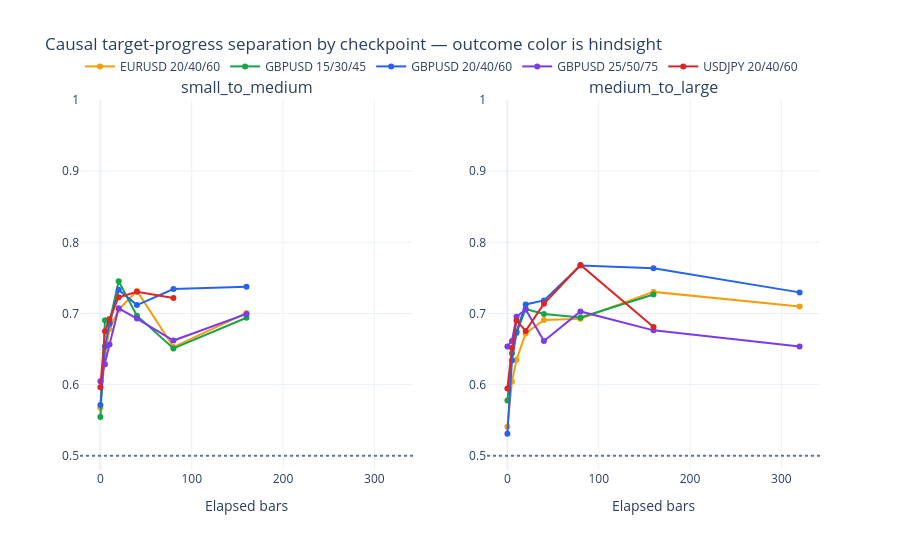

The notebook cell saved with this chart:
### Code cell
progress_auc = overlap_summary.loc[overlap_summary["feature"].eq("target_progress")].copy()
auc_figure = make_subplots(
    rows=1,
    cols=2,
    subplot_titles=[Stage.SMALL_TO_MEDIUM.value, Stage.MEDIUM_TO_LARGE.value],
)
for column_number, stage in enumerate(Stage, start=1):
    stage_rows = progress_auc.loc[progress_auc["stage"].eq(stage.value)]
    for case, case_rows in stage_rows.groupby("case", sort=False):
        auc_figure.add_trace(go.Scatter(
            x=case_rows["elapsed_bars"],
            y=case_rows["orientation_free_auc"],
            mode="lines+markers",
            name=case,
            legendgroup=case,
            showlegend=column_number == 1,
            line={"color": case_colors[case], "width": 2},
            customdata=case_rows[[
                "propagated_survivors", "rejected_survivors", "stronger_value_direction",
            ]].to_numpy(),
            hovertemplate=(
                "case=%{fullData.name}<br>elapsed=%{x}<br>AUC=%{y:.3f}<br>"
                "propagated=%{customdata[0]:,.0f}<br>rejected=%{customdata[1]:,.0f}<br>"
                "associated direction=%{customdata[2]}<extra></extra>"
            ),
        ), row=1, col=column_number)
    auc_figure.add_hline(
        y=0.5, line={"color": "#64748b", "dash": "dot"}, row=1, col=column_number
    )
    auc_figure.update_yaxes(range=[0.48, 1.0], row=1, col=column_number)
    auc_figure.update_xaxes(title_text="Elapsed bars", row=1, col=column_number)
auc_figure.update_layout(
    title="Causal target-progress separation by checkpoint — colour is the case; the outcome labels behind each AUC are hindsight",
    template="plotly_white",
    height=550,
    legend={"orientation": "h", "y": 1.13, "x": 0.0},
)
auc_figure.show()

### Figure 1 — Plotly figure (JSON) as saved in the notebook; plotly's stock layout.template omitted (floating-point values rounded to 4 significant figures)
{"data": [{"customdata": [[526, 597, "higher"], [467, 567, "higher"], [409, 506, "higher"], [326, 408, "higher"], [230, 294, "higher"], [131, 177, "higher"], [54, 80, "higher"], [2, 5, "insufficient_sample"]], "hovertemplate": "case=%{fullData.name}<br>elapsed=%{x}<br>AUC=%{y:.3f}<br>propagated=%{customdata[0]:,.0f}<br>rejected=%{customdata[1]:,.0f}<br>associated direction=%{customdata[2]}<extra></extra>", "legendgroup": "EURUSD 20/40/60", "line": {"color": "#f59e0b", "width": 2}, "mode": "lines+markers", "name": "EURUSD 20/40/60", "showlegend": true, "type": "scatter", "x": [0, 5, 10, 20, 40, 80, 160, 320], "xaxis": "x", "y": [0.5674, 0.642, 0.678, 0.7053, 0.7316, 0.6527, 0.7007, NaN], "yaxis": "y"}, {"customdata": [[970, 1111, "higher"], [807, 1004, "higher"], [630, 816, "higher"], [442, 574, "higher"], [237, 318, "higher"], [93, 132, "higher"], [23, 25, "higher"]], "hovertemplate": "case=%{fullData.name}<br>elapsed=%{x}<br>AUC=%{y:.3f}<br>propagated=%{customdata[0]:,.0f}<br>rejected=%{customdata[1]:,.0f}<br>associated direction=%{customdata[2]}<extra></extra>", "legendgroup": "GBPUSD 15/30/45", "line": {"color": "#16a34a", "width": 2}, "mode": "lines+markers", "name": "GBPUSD 15/30/45", "showlegend": true, "type": "scatter", "x": [0, 5, 10, 20, 40, 80, 160], "xaxis": "x", "y": [0.5544, 0.6903, 0.688, 0.7452, 0.6969, 0.6509, 0.6939], "yaxis": "y"}, {"customdata": [[572, 663, "higher"], [507, 641, "higher"], [436, 571, "higher"], [361, 466, "higher"], [235, 326, "higher"], [131, 173, "higher"], [44, 67, "higher"], [1, 2, "insufficient_sample"]], "hovertemplate": "case=%{fullData.name}<br>elapsed=%{x}<br>AUC=%{y:.3f}<br>propagated=%{customdata[0]:,.0f}<br>rejected=%{customdata[1]:,.0f}<br>associated direction=%{customdata[2]}<extra></extra>", "legendgroup": "GBPUSD 20/40/60", "line": {"color": "#2563eb", "width": 2}, "mode": "lines+markers", "name": "GBPUSD 20/40/60", "showlegend": true, "type": "scatter", "x": [0, 5, 10, 20, 40, 80, 160, 320], "xaxis": "x", "y": [0.5713, 0.6535, 0.6854, 0.7332, 0.7117, 0.7343, 0.7374, NaN], "yaxis": "y"}, {"customdata": [[379, 487, "higher"], [345, 479, "higher"], [321, 449, "higher"], [283, 403, "higher"], [218, 304, "higher"], [132, 203, "higher"], [56, 92, "higher"], [6, 11, "insufficient_sample"]], "hovertemplate": "case=%{fullData.name}<br>elapsed=%{x}<br>AUC=%{y:.3f}<br>propagated=%{customdata[0]:,.0f}<br>rejected=%{customdata[1]:,.0f}<br>associated direction=%{customdata[2]}<extra></extra>", "legendgroup": "GBPUSD 25/50/75", "line": {"color": "#7c3aed", "width": 2}, "mode": "lines+markers", "name": "GBPUSD 25/50/75", "showlegend": true, "type": "scatter", "x": [0, 5, 10, 20, 40, 80, 160, 320], "xaxis": "x", "y": [0.6047, 0.6288, 0.6564, 0.7072, 0.6929, 0.6619, 0.6993, NaN], "yaxis": "y"}, {"customdata": [[801, 984, "higher"], [621, 882, "higher"], [519, 739, "higher"], [369, 529, "higher"], [211, 317, "higher"], [90, 119, "higher"], [17, 33, "insufficient_sample"], [1, 5, "insufficient_sample"]], "hovertemplate": "case=%{fullData.name}<br>elapsed=%{x}<br>AUC=%{y:.3f}<br>propagated=%{customdata[0]:,.0f}<br>rejected=%{customdata[1]:,.0f}<br>associated direction=%{customdata[2]}<extra></extra>", "legendgroup": "USDJPY 20/40/60", "line": {"color": "#dc2626", "width": 2}, "mode": "lines+markers", "name": "USDJPY 20/40/60", "showlegend": true, "type": "scatter", "x": [0, 5, 10, 20, 40, 80, 160, 320], "xaxis": "x", "y": [0.5964, 0.6751, 0.6922, 0.7228, 0.7304, 0.7217, NaN, NaN], "yaxis": "y"}, {"customdata": [[342, 184, "higher"], [307, 183, "higher"], [280, 182, "higher"], [248, 173, "higher"], [198, 148, "higher"], [145, 110, "higher"], [89, 76, "higher"], [27, 24, "higher"]], "hovertemplate": "case=%{fullData.name}<br>elapsed=%{x}<br>AUC=%{y:.3f}<br>propagated=%{customdata[0]:,.0f}<br>rejected=%{customdata[1]:,.0f}<br>associated direction=%{customdata[2]}<extra></extra>", "legendgroup": "EURUSD 20/40/60", "line": {"color": "#f59e0b", "width": 2}, "mode": "lines+markers", "name": "EURUSD 20/40/60", "showlegend": false, "type": "scatter", "x": [0, 5, 10, 20, 40, 80, 160, 320], "xaxis": "x2", "y": [0.5409, 0.6043, 0.6351, 0.672, 0.6908, 0.6927, 0.7303, 0.7099], "yaxis": "y2"}, {"customdata": [[625, 345, "higher"], [531, 341, "higher"], [471, 328, "higher"], [364, 298, "higher"], [249, 238, "higher"], [146, 153, "higher"], [70, 72, "higher"], [5, 10, "insufficient_sample"]], "hovertemplate": "case=%{fullData.name}<br>elapsed=%{x}<br>AUC=%{y:.3f}<br>propagated=%{customdata[0]:,.0f}<br>rejected=%{customdata[1]:,.0f}<br>associated direction=%{customdata[2]}<extra></extra>", "legendgroup": "GBPUSD 15/30/45", "line": {"color": "#16a34a", "width": 2}, "mode": "lines+markers", "name": "GBPUSD 15/30/45", "showlegend": false, "type": "scatter", "x": [0, 5, 10, 20, 40, 80, 160, 320], "xaxis": "x2", "y": [0.5777, 0.644, 0.6726, 0.7063, 0.6993, 0.6943, 0.7266, NaN], "yaxis": "y2"}, {"customdata": [[356, 216, "higher"], [325, 214, "higher"], [300, 213, "higher"], [259, 200, "higher"], [207, 167, "higher"], [142, 129, "higher"], [81, 91, "higher"], [20, 27, "higher"]], "hovertemplate": "case=%{fullData.name}<br>elapsed=%{x}<br>AUC=%{y:.3f}<br>propagated=%{customdata[0]:,.0f}<br>rejected=%{customdata[1]:,.0f}<br>associated direction=%{customdata[2]}<extra></extra>", "legendgroup": "GBPUSD 20/40/60", "line": {"color": "#2563eb", "width": 2}, "mode": "lines+markers", "name": "GBPUSD 20/40/60", "showlegend": false, "type": "scatter", "x": [0, 5, 10, 20, 40, 80, 160, 320], "xaxis": "x2", "y": [0.531, 0.6339, 0.6743, 0.7127, 0.7183, 0.7674, 0.7634, 0.7296], "yaxis": "y2"}, {"customdata": [[236, 143, "higher"], [216, 143, "higher"], [200, 142, "higher"], [171, 142, "higher"], [139, 131, "higher"], [103, 109, "higher"], [76, 86, "higher"], [27, 37, "higher"]], "hovertemplate": "case=%{fullData.name}<br>elapsed=%{x}<br>AUC=%{y:.3f}<br>propagated=%{customdata[0]:,.0f}<br>rejected=%{customdata[1]:,.0f}<br>associated direction=%{customdata[2]}<extra></extra>", "legendgroup": "GBPUSD 25/50/75", "line": {"color": "#7c3aed", "width": 2}, "mode": "lines+markers", "name": "GBPUSD 25/50/75", "showlegend": false, "type": "scatter", "x": [0, 5, 10, 20, 40, 80, 160, 320], "xaxis": "x2", "y": [0.6535, 0.6614, 0.6953, 0.7055, 0.6612, 0.7029, 0.6763, 0.6537], "yaxis": "y2"}, {"customdata": [[533, 268, "higher"], [456, 266, "higher"], [389, 255, "higher"], [304, 232, "higher"], [206, 205, "higher"], [116, 140, "higher"], [32, 57, "higher"], [10, 14, "insufficient_sample"]], "hovertemplate": "case=%{fullData.name}<br>elapsed=%{x}<br>AUC=%{y:.3f}<br>propagated=%{customdata[0]:,.0f}<br>rejected=%{customdata[1]:,.0f}<br>associated direction=%{customdata[2]}<extra></extra>", "legendgroup": "USDJPY 20/40/60", "line": {"color": "#dc2626", "width": 2}, "mode": "lines+markers", "name": "USDJPY 20/40/60", "showlegend": false, "type": "scatter", "x": [0, 5, 10, 20, 40, 80, 160, 320], "xaxis": "x2", "y": [0.5946, 0.6514, 0.69, 0.6755, 0.7137, 0.7681, 0.6809, NaN], "yaxis": "y2"}], "layout": {"annotations": [{"font": {"size": 16}, "showarrow": false, "text": "small_to_medium", "x": 0.225, "xanchor": "center", "xref": "paper", "y": 1.0, "yanchor": "bottom", "yref": "paper"}, {"font": {"size": 16}, "showarrow": false, "text": "medium_to_large", "x": 0.775, "xanchor": "center", "xref": "paper", "y": 1.0, "yanchor": "bottom", "yref": "paper"}], "height": 550, "legend": {"orientation": "h", "x": 0.0, "y": 1.13}, "shapes": [{"line": {"color": "#64748b", "dash": "dot"}, "type": "line", "x0": 0, "x1": 1, "xref": "x domain", "y0": 0.5, "y1": 0.5, "yref": "y"}, {"line": {"color": "#64748b", "dash": "dot"}, "type": "line", "x0": 0, "x1": 1, "xref": "x2 domain", "y0": 0.5, "y1": 0.5, "yref": "y2"}], "title": {"text": "Causal target-progress separation by checkpoint — outcome color is hindsight"}, "xaxis": {"anchor": "y", "domain": [0.0, 0.45], "title": {"text": "Elapsed bars"}}, "xaxis2": {"anchor": "y2", "domain": [0.55, 1.0], "title": {"text": "Elapsed bars"}}, "yaxis": {"anchor": "x", "domain": [0.0, 1.0], "range": [0.48, 1.0]}, "yaxis2": {"anchor": "x2", "domain": [0.0, 1.0], "range": [0.48, 1.0]}}}
